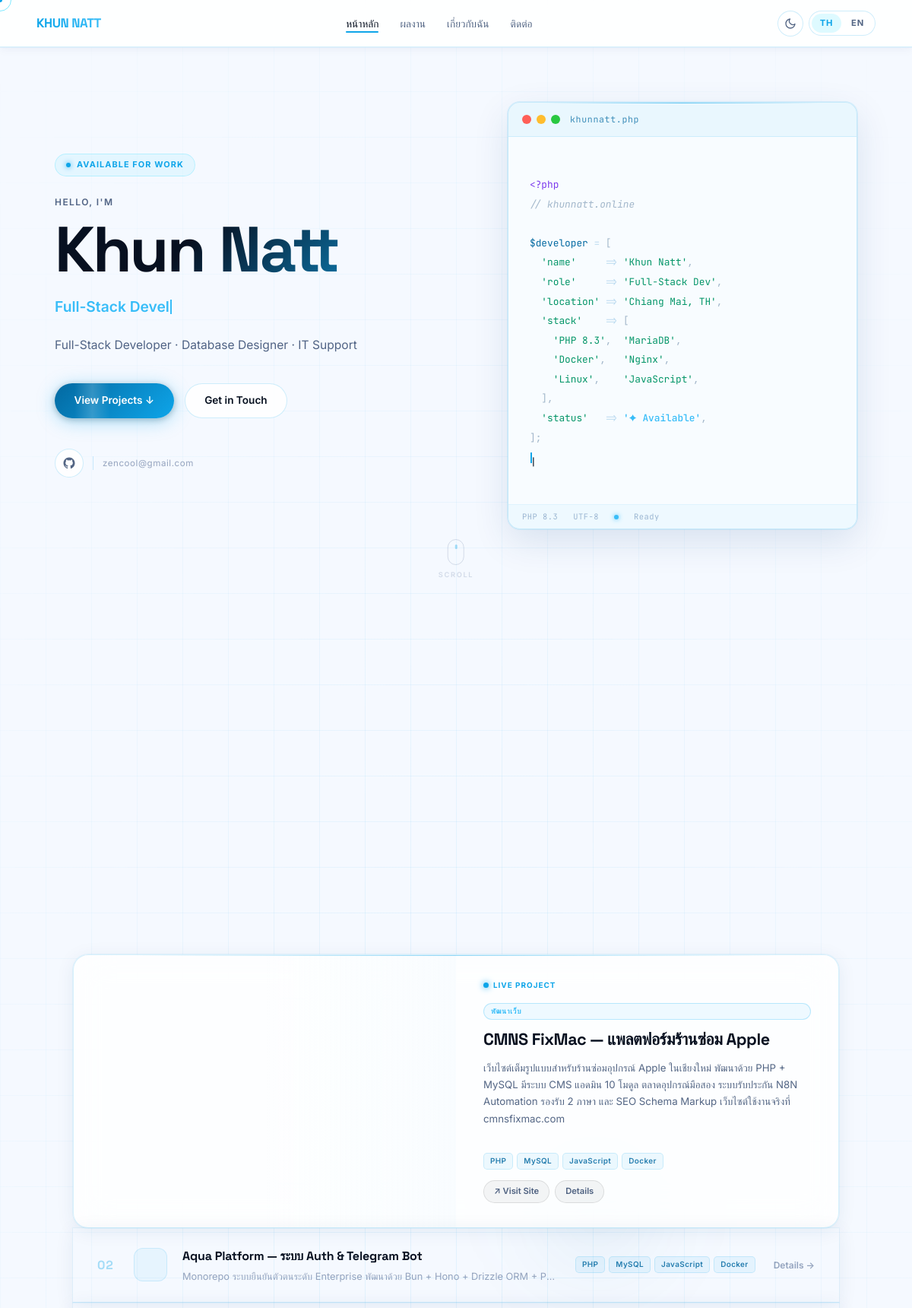
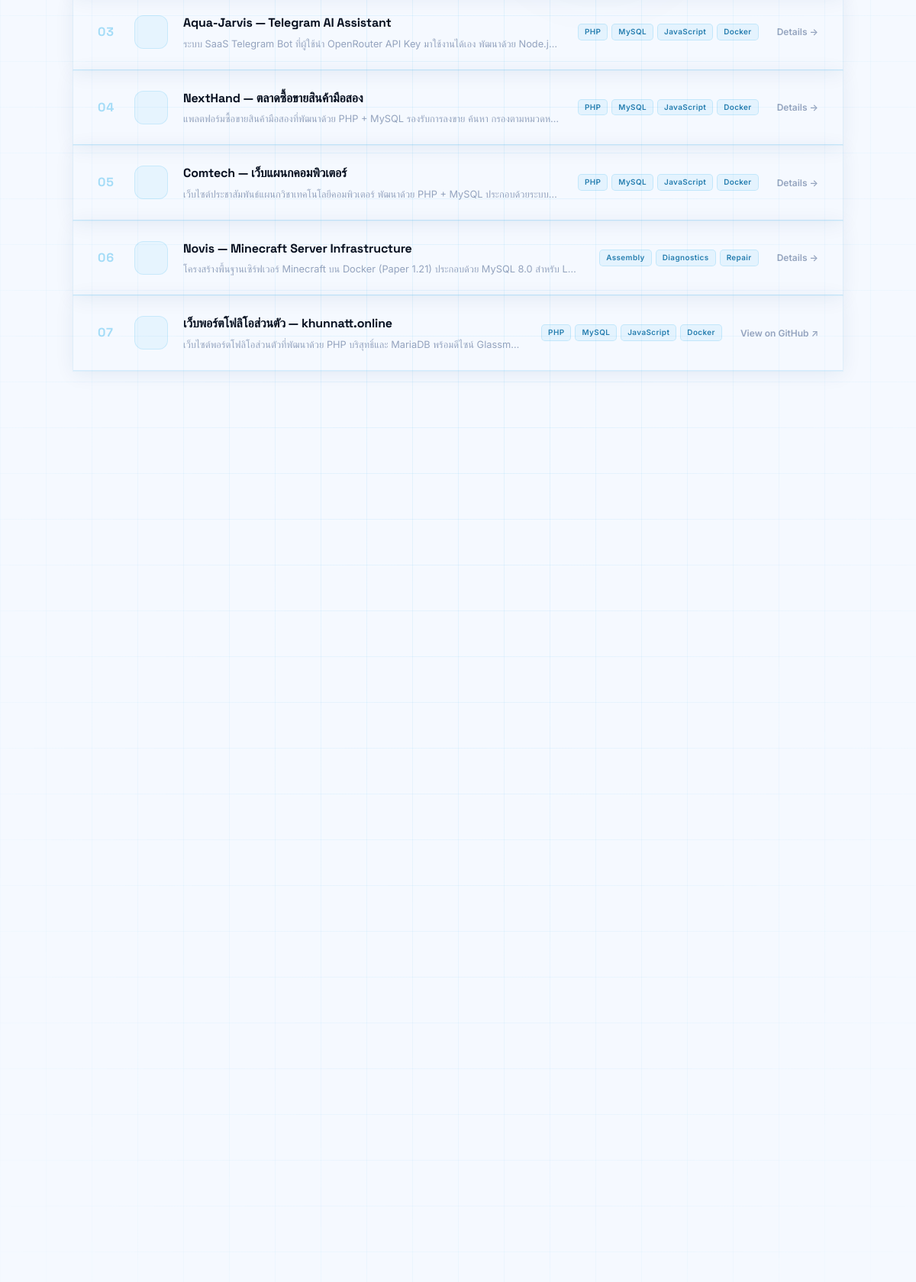
The page / (upper part) on the database its author committed (2 pictures, top to bottom).
### tables this page shows
CREATE TABLE IF NOT EXISTS `portfolio_projects` (
    `id`              INT UNSIGNED        NOT NULL AUTO_INCREMENT,
    `title_th`        VARCHAR(255)        NOT NULL COMMENT 'Project title in Thai',
    `title_en`        VARCHAR(255)        NOT NULL COMMENT 'Project title in English',
    `category`        ENUM(
                          'web',
                          'database',
                          'hardware',
                          'it_support'
                      )                   NOT NULL COMMENT 'Project category for filtering',
    `description_th`  TEXT                NOT NULL COMMENT 'Full description in Thai',
    `description_en`  TEXT                NOT NULL COMMENT 'Full description in English',
    `image_path`      VARCHAR(500)            NULL DEFAULT NULL COMMENT 'Relative path from project root, e.g. assets/images/foo.jpg',
    `github_link`     VARCHAR(500)            NULL DEFAULT NULL COMMENT 'Full GitHub repository URL',
    `sort_order`      TINYINT UNSIGNED    NOT NULL DEFAULT 99 COMMENT 'Manual display order (lower = earlier)',
    `is_featured`     TINYINT(1)          NOT NULL DEFAULT 0  COMMENT '1 = render in large bento cell',
    `created_at`      TIMESTAMP           NOT NULL DEFAULT CURRENT_TIMESTAMP,
    `updated_at`      TIMESTAMP           NOT NULL DEFAULT CURRENT_TIMESTAMP ON UPDATE CURRENT_TIMESTAMP,

    PRIMARY KEY (`id`),
    INDEX `idx_category`   (`category`),
    INDEX `idx_sort_order` (`sort_order`, `id`)
);

### includes/functions.php (called while the page is built, shortened)
<?php
function getProjects(PDO $db, string $lang, ?string $category = null): array
{
    $sql = 'SELECT
                id,
                title_th,
                title_en,
                category,
                description_th,
                description_en,
                image_path,
                github_link,
                is_featured,
                sort_order
            FROM portfolio_projects';
    $params = [];
    $sql .= ' ORDER BY is_featured DESC, sort_order ASC, id ASC';
    $stmt = $db->prepare($sql);
    $stmt->execute($params);
    $rows = $stmt->fetchAll();
    foreach ($rows as &$row) {
        $row['title']       = $lang === 'th' ? $row['title_th']       : $row['title_en'];
    }
    return $rows;
}
function h(string $value): string
{
    return htmlspecialchars($value, ENT_QUOTES | ENT_SUBSTITUTE, 'UTF-8');
}
function categoryAccentClass(string $category): string
{
    return match ($category) {
        'web'        => 'accent-blue',
        'database'   => 'accent-cyan',
        'hardware'   => 'accent-purple',
        'it_support' => 'accent-green',
        default      => 'accent-blue',
    };
}
function safeUrl(?string $url): string
{
    $parsed = parse_url($url);
    if (
        isset($parsed['scheme']) &&
        in_array(strtolower($parsed['scheme']), ['https', 'http'], true)
    ) {
        return h($url);
    }
    return '#';
}
function categoryTechTags(string $category): array
{
    return match ($category) {
        'web'        => ['PHP', 'MySQL', 'JavaScript', 'Docker'],
        'database'   => ['MySQL', 'MariaDB', 'SQL', 'Triggers'],
        'hardware'   => ['Assembly', 'Diagnostics', 'Repair'],
        'it_support' => ['Active Directory', 'Networking', 'Linux'],
        default      => [],
    };
}
function isGithubUrl(?string $url): bool
{
    return $url !== null && stripos($url, 'github.com') !== false;
}

### includes/lang.php (called while the page is built, shortened)
<?php
function t(string $key): string
{
  return TRANSLATIONS[$key][LANG] ?? TRANSLATIONS[$key]['en'] ?? $key;
}
function categoryLabel(string $category): string
{
  $map = [
    'web'        => t('cat_web'),
    'database'   => t('cat_database'),
    'hardware'   => t('cat_hardware'),
    'it_support' => t('cat_it_support'),
  ];
  return $map[$category] ?? ucfirst($category);
}
function langUrl(string $targetLang): string
{
  $params = $_GET;
  $params['lang'] = $targetLang;
  return '?' . http_build_query($params);
}

### index.php (the view, shortened to what this page needs)
<?php
require_once __DIR__ . '/includes/lang.php';
require_once __DIR__ . '/includes/functions.php';
$db         = getDB();
$projects   = getProjects($db, LANG);
?>
<!DOCTYPE html>
<html lang="<?= LANG === 'th' ? 'th' : 'en' ?>" data-theme="dark">
<head>
  <link rel="stylesheet" href="assets/css/style.css">
</head>
<body>
  <div class="aura-bg" aria-hidden="true">
    <div class="grid-lines"></div>
    <div class="aura-orb aura-orb-3"></div>
  </div>
  <div class="page-wrapper">
    <header>
      <nav class="nav" role="navigation" aria-label="Main navigation">
        <a href="/" class="nav-logo" aria-label="<?= h(SITE_NAME) ?> home">
          <?= h(SITE_NAME) ?>
        </a>
        <ul class="nav-links" role="list">
          <li><a href="#home"    ><?= t('nav_home') ?></a></li>
          <li><a href="#projects"><?= t('nav_projects') ?></a></li>
          <li><a href="#about"   ><?= t('nav_about') ?></a></li>
          <li><a href="#contact" ><?= t('nav_contact') ?></a></li>
        </ul>
        <div class="nav-controls">
          <button class="theme-toggle" id="themeToggle" type="button"
                  aria-label="Toggle colour mode">
            <svg class="icon-moon" width="16" height="16" viewBox="0 0 24 24" fill="none"
                 stroke="currentColor" stroke-width="2" stroke-linecap="round" stroke-linejoin="round">
              <path d="M21 12.79A9 9 0 1 1 11.21 3 7 7 0 0 0 21 12.79z"/>
            </svg>
          </button>
          <div class="lang-switcher" role="group" aria-label="Language selector">
            <a href="<?= h(langUrl('th')) ?>"
               class="lang-btn <?= LANG === 'th' ? 'active' : '' ?>"
               aria-label="เปลี่ยนเป็นภาษาไทย">TH</a>
            <a href="<?= h(langUrl('en')) ?>"
               class="lang-btn <?= LANG === 'en' ? 'active' : '' ?>"
               aria-label="Switch to English">EN</a>
          </div>
        </div>
      </nav>
    </header>
    <main>
      <section class="hero" id="home" aria-labelledby="hero-heading">
        <div class="hero-content">
          <span class="hero-badge">
            <span class="hero-badge-dot" aria-hidden="true"></span>
            Available for work
          </span>
          <p class="hero-eyebrow"><?= h(t('hero_greeting')) ?></p>
          <h1 class="hero-name" id="hero-heading">
            <?= h(t('hero_name')) ?>
          </h1>
          <div class="hero-role-wrap" aria-live="polite">
            <span id="roleText"></span>
            <span class="hero-cursor-blink" aria-hidden="true"></span>
          </div>
          <p class="hero-tagline"><?= h(t('hero_tagline')) ?></p>
          <div class="hero-cta-group">
            <a href="#projects" class="btn btn-primary"><?= h(t('hero_cta')) ?> &darr;</a>
            <a href="#contact"  class="btn btn-ghost"><?= h(t('hero_contact')) ?></a>
          </div>
          <div class="hero-social">
            <a href="https://github.com/k-zencool" target="_blank" rel="noopener noreferrer"
               class="social-link" aria-label="GitHub">
            </a>
            <a href="mailto:zencool@gmail.com" class="hero-email">zencool@gmail.com</a>
          </div>
        </div>
        <div class="hero-visual" aria-hidden="true">
          <div class="code-window">
            <div class="code-window__bar">
              <span class="cw-dot cw-dot--red"></span>
              <span class="cw-dot cw-dot--yellow"></span>
              <span class="cw-dot cw-dot--green"></span>
              <span class="cw-filename">khunnatt.php</span>
            </div>
            <div class="code-window__body">
<span class="cw-kw">&lt;?php</span>
<span class="cw-cmt">// khunnatt.online</span>
<span class="cw-var">$developer</span> <span class="cw-op">=</span> <span class="cw-punc">[</span>
  <span class="cw-str">'name'</span>     <span class="cw-op">=&gt;</span> <span class="cw-str">'Khun Natt'</span><span class="cw-punc">,</span>
  <span class="cw-str">'role'</span>     <span class="cw-op">=&gt;</span> <span class="cw-str">'Full-Stack Dev'</span><span class="cw-punc">,</span>
  <span class="cw-str">'location'</span> <span class="cw-op">=&gt;</span> <span class="cw-str">'Chiang Mai, TH'</span><span class="cw-punc">,</span>
  <span class="cw-str">'stack'</span>    <span class="cw-op">=&gt;</span> <span class="cw-punc">[</span>
    <span class="cw-str">'PHP 8.3'</span><span class="cw-punc">,</span>  <span class="cw-str">'MariaDB'</span><span class="cw-punc">,</span>
    <span class="cw-str">'Docker'</span><span class="cw-punc">,</span>   <span class="cw-str">'Nginx'</span><span class="cw-punc">,</span>
    <span class="cw-str">'Linux'</span><span class="cw-punc">,</span>    <span class="cw-str">'JavaScript'</span><span class="cw-punc">,</span>
  <span class="cw-punc">],</span>
  <span class="cw-str">'status'</span>   <span class="cw-op">=&gt;</span> <span class="cw-ac">'&#10022; Available'</span><span class="cw-punc">,</span>
<span class="cw-punc">];</span>
<span class="cw-cursor">|</span>
            </div>
            <div class="code-window__status">
              <span>PHP 8.3</span>
              <span>UTF-8</span>
              <span class="cw-status-dot"></span><span>Ready</span>
            </div>
          </div>
        </div>
        <div class="scroll-indicator" aria-hidden="true">
          <div class="scroll-mouse"><div class="scroll-wheel"></div></div>
          <span class="scroll-label">Scroll</span>
        </div>
      </section>
      <section class="stats-section" aria-label="Statistics">
      </section>
      <section class="section" id="projects" aria-labelledby="projects-heading">
        <?php if (empty($projects)): ?>
          <p class="empty-msg"><?= h(t('no_projects')) ?></p>
        <?php else: ?>
        <div class="project-grid" role="list">
          <?php foreach ($projects as $index => $project):
            $accentClass = categoryAccentClass($project['category']);
            $hasImage    = !empty($project['image_path']) && file_exists(__DIR__ . '/' . $project['image_path']);
            $isFeatured  = $hasImage && $index === 0;
            $rowNum      = str_pad((string)($index + 1), 2, '0', STR_PAD_LEFT);
          ?>
          <?php if ($isFeatured): ?>
          <article class="project-card project-card--featured"
                   data-category="<?= h($project['category']) ?>"
                   role="listitem">
            <div class="card-preview">
              <img class="card-preview__img"
                   src="<?= h($project['image_path']) ?>"
                   alt="<?= h($project['title']) ?>"
                   loading="eager" decoding="async">
              <div class="card-preview__overlay" aria-hidden="true"></div>
            </div>
            <div class="card-body">
              <div class="card-live-badge">
                <span class="card-live-dot" aria-hidden="true"></span>
                Live Project
              </div>
              <span class="card-badge <?= h($accentClass) ?>" style="margin-bottom:.75rem"><?= h(categoryLabel($project['category'])) ?></span>
              <h3 class="card-title"><?= h($project['title']) ?></h3>
              <p class="card-desc"><?= h($project['description']) ?></p>
              <div class="card-tags">
                <?php foreach (categoryTechTags($project['category']) as $tag): ?>
                <span class="card-tag"><?= h($tag) ?></span>
                <?php endforeach; ?>
              </div>
              <div class="card-links">
                <?php if (!empty($project['github_link'])): ?>
                <a href="<?= safeUrl($project['github_link']) ?>"
                   class="card-link card-link--primary"
                   target="_blank" rel="noopener noreferrer">
                  &#8599; <?= h(t('view_live')) ?>
                </a>
                <?php endif; ?>
                <a href="#" class="card-link"><?= h(t('view_details')) ?></a>
              </div>
            </div>
          </article>
          <?php else: ?>
          <article class="project-card project-card--row"
                   data-category="<?= h($project['category']) ?>"
                   role="listitem">
            <span class="row-num"><?= $rowNum ?></span>
            <div class="row-icon">
            </div>
            <div class="row-content">
              <h3 class="row-title"><?= h($project['title']) ?></h3>
              <p class="row-desc"><?= h($project['description']) ?></p>
            </div>
            <div class="row-tags">
              <?php foreach (categoryTechTags($project['category']) as $tag): ?>
              <span class="card-tag"><?= h($tag) ?></span>
              <?php endforeach; ?>
            </div>
            <?php if (!empty($project['github_link'])): ?>
            <a href="<?= safeUrl($project['github_link']) ?>"
               class="row-link" target="_blank" rel="noopener noreferrer">
              <?= isGithubUrl($project['github_link']) ? h(t('view_github')) : h(t('view_live')) ?> &#8599;
            </a>
            <?php else: ?>
            <a href="#" class="row-link"><?= h(t('view_details')) ?> &#8594;</a>
            <?php endif; ?>
          </article>
          <?php endif; ?>
          <?php endforeach; ?>
        </div>
        <?php endif; ?>
      </section>
      <section class="section" id="about" aria-labelledby="about-heading">
        <div class="about-layout">
        </div>
      </section>
      <section class="section" id="contact" aria-labelledby="contact-heading">
      </section>
    </main>
  </div>
</body>
</html>

### rows shown on the page
portfolio_projects: image_path (picture), category "พัฒนาเว็บ", title_th "CMNS FixMac — แพลตฟอร์มร้านซ่อม Apple", description_th "เว็บไซต์เต็มรูปแบบสำหรับร้านซ่อมอุปกรณ์ Apple ในเชียงใหม่ พัฒนาด้วย PHP + MySQL มีระบบ CMS แอดมิน 10 โมดูล ตลาดอุปกรณ์มือสอง ระบบรับประกัน N8N Automation รองรับ 2 ภาษา และ SEO Schema Markup เว็บไซต์ใช้งานจริงที่ cmnsfixmac.com", category "PHP", category "MySQL", category "JavaScript", category "Docker"
portfolio_projects: rowNum "02", title_th "Aqua Platform — ระบบ Auth & Telegram Bot", description_th "Monorepo ระบบยืนยันตัวตนระดับ Enterprise พัฒนาด้วย Bun + Hono + Drizzle ORM + P…", category "PHP", category "MySQL", category "JavaScript", category "Docker"
portfolio_projects: rowNum "03", title_th "Aqua-Jarvis — Telegram AI Assistant", description_th "ระบบ SaaS Telegram Bot ที่ผู้ใช้นำ OpenRouter API Key มาใช้งานได้เอง พัฒนาด้วย Node.j…", category "PHP", category "MySQL", category "JavaScript", category "Docker"
portfolio_projects: rowNum "04", title_th "NextHand — ตลาดซื้อขายสินค้ามือสอง", description_th "แพลตฟอร์มซื้อขายสินค้ามือสองที่พัฒนาด้วย PHP + MySQL รองรับการลงขาย ค้นหา กรองตามหมวดห…", category "PHP", category "MySQL", category "JavaScript", category "Docker"
portfolio_projects: rowNum "05", title_th "Comtech — เว็บแผนกคอมพิวเตอร์", description_th "เว็บไซต์ประชาสัมพันธ์แผนกวิชาเทคโนโลยีคอมพิวเตอร์ พัฒนาด้วย PHP + MySQL ประกอบด้วยระบบ…", category "PHP", category "MySQL", category "JavaScript", category "Docker"
portfolio_projects: rowNum "06", title_th "Novis — Minecraft Server Infrastructure", description_th "โครงสร้างพื้นฐานเซิร์ฟเวอร์ Minecraft บน Docker (Paper 1.21) ประกอบด้วย MySQL 8.0 สำหรับ L…", category "Assembly", category "Diagnostics", category "Repair"
portfolio_projects: rowNum "07", title_th "เว็บพอร์ตโฟลิโอส่วนตัว — khunnatt.online", description_th "เว็บไซต์พอร์ตโฟลิโอส่วนตัวที่พัฒนาด้วย PHP บริสุทธิ์และ MariaDB พร้อมดีไซน์ Glassm…", category "PHP", category "MySQL", category "JavaScript", category "Docker"

### other values the page prints
SITE_NAME "KHUN NATT"
t('nav_home') "หน้าหลัก"
t('nav_projects') "ผลงาน"
t('nav_about') "เกี่ยวกับฉัน"
t('nav_contact') "ติดต่อ"
t('hero_greeting') "HELLO, I'M"
t('hero_name') "Khun Natt"
t('hero_tagline') "Full-Stack Developer · Database Designer · IT Support"
t('hero_cta') "View Projects"
t('hero_contact') "Get in Touch"
